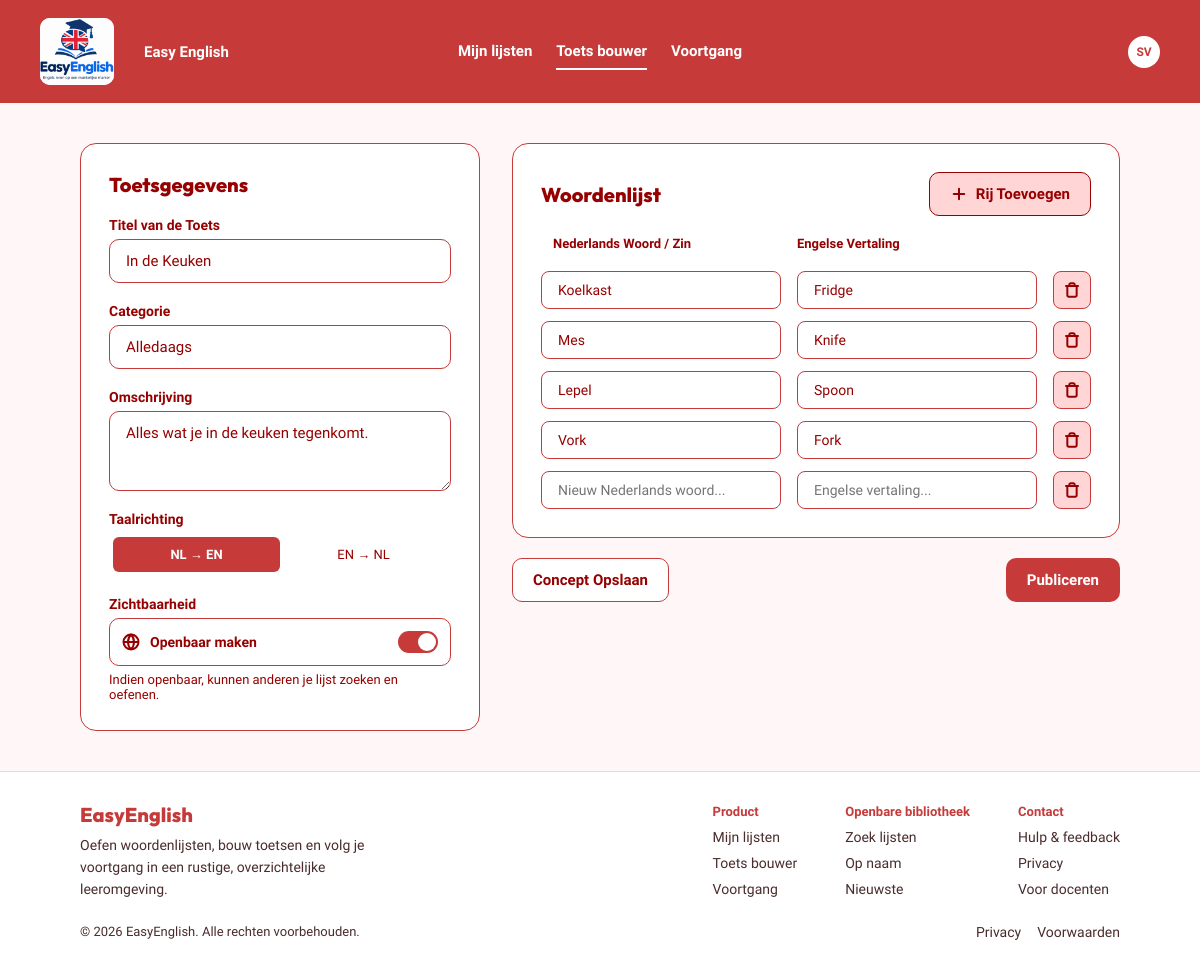
Page /toetsbouwer.php?id=2 (signed in) on the committed database.
### tables this page shows
CREATE TABLE users (
    id             INT AUTO_INCREMENT PRIMARY KEY,
    full_name      VARCHAR(100) NOT NULL,
    email          VARCHAR(150) NOT NULL UNIQUE,
    password_hash  VARCHAR(255) NOT NULL,
    default_public TINYINT(1) NOT NULL DEFAULT 0,
    is_admin       TINYINT(1) NOT NULL DEFAULT 0
);

CREATE TABLE word_lists (
    id           INT AUTO_INCREMENT PRIMARY KEY,
    user_id      INT NOT NULL,
    title        VARCHAR(150) NOT NULL,
    description  TEXT NULL,
    category     VARCHAR(50) NULL,
    direction    VARCHAR(5) NOT NULL DEFAULT 'nl-en',
    is_public    TINYINT(1) NOT NULL DEFAULT 0,
    is_published TINYINT(1) NOT NULL DEFAULT 0,
    FOREIGN KEY (user_id) REFERENCES users(id) ON DELETE CASCADE
);

CREATE TABLE words (
    id       INT AUTO_INCREMENT PRIMARY KEY,
    list_id  INT NOT NULL,
    dutch    VARCHAR(255) NOT NULL,
    english  VARCHAR(255) NOT NULL,
    position INT NOT NULL DEFAULT 0,
    FOREIGN KEY (list_id) REFERENCES word_lists(id) ON DELETE CASCADE
);

### classes/Database.php (called while the page is built)
<?php
class Database
{
    private static $pdo = null;
    public static function connect()
    {
        if (self::$pdo == null) {
            self::$pdo = new PDO('mysql:host=127.0.0.1;dbname=easyenglish;charset=utf8mb4', 'root', '');
            self::$pdo->setAttribute(PDO::ATTR_ERRMODE, PDO::ERRMODE_EXCEPTION);
            self::$pdo->setAttribute(PDO::ATTR_DEFAULT_FETCH_MODE, PDO::FETCH_ASSOC);
        }
        return self::$pdo;
    }
}

### includes/init.php (called while the page is built, shortened)
<?php
require_once __DIR__ . '/../classes/Database.php';
require_once __DIR__ . '/../classes/User.php';
require_once __DIR__ . '/../classes/WordList.php';
if (isset($_SESSION['user_id'])) {
    $userClass = new User();
    $user = $userClass->getById($_SESSION['user_id']);
}

### classes/User.php (called while the page is built, shortened)
<?php
class User
{
    private $db;
    public function __construct()
    {
        $this->db = Database::connect();
    }
    public function getById($id)
    {
        $stmt = $this->db->prepare('SELECT * FROM users WHERE id = ?');
        $stmt->execute([$id]);
        return $stmt->fetch();
    }
}

### classes/WordList.php (called while the page is built, shortened)
<?php
class WordList
{
    private $db;
    public function __construct()
    {
        $this->db = Database::connect();
    }
    public function getById($id)
    {
        $stmt = $this->db->prepare('
            SELECT word_lists.*, users.full_name,
                (SELECT COUNT(*) FROM words WHERE words.list_id = word_lists.id) AS word_count
            FROM word_lists
            JOIN users ON users.id = word_lists.user_id
            WHERE word_lists.id = ?
        ');
        $stmt->execute([$id]);
        return $stmt->fetch();
    }
    public function getWords($listId)
    {
        $stmt = $this->db->prepare('SELECT * FROM words WHERE list_id = ? ORDER BY position');
        $stmt->execute([$listId]);
        return $stmt->fetchAll();
    }
}

### toetsbouwer.php (the view, shortened to what this page needs)
<?php
require 'includes/init.php';
$wordList = new WordList();
$lijstTitel = '';
$omschrijving = '';
$categorie = '';
$woorden = [];
if (isset($_GET['id'])) {
    $lijst = $wordList->getById($_GET['id']);
    $id = $lijst['id'];
    $lijstTitel = $lijst['title'];
    $omschrijving = $lijst['description'];
    $categorie = $lijst['category'];
    $woorden = $wordList->getWords($id);
}
$actief = 'bouwer';
include 'includes/header.php';
?>
<main class="page">
    <form method="post" class="builder-layout">
        <div class="meta-column">
            <div class="card">
                <h2 class="card-title">Toetsgegevens</h2>
                <label class="field">
                    <span class="field-label">Titel van de Toets</span>
                    <input class="input" type="text" name="titel" value="<?= htmlspecialchars($lijstTitel) ?>" placeholder="bijv. Academische Kernwoorden" required>
                </label>
                <label class="field">
                    <span class="field-label">Categorie</span>
                    <input class="input" type="text" name="categorie" value="<?= htmlspecialchars($categorie) ?>" placeholder="bijv. Alledaags">
                </label>
                <label class="field">
                    <span class="field-label">Omschrijving</span>
                    <textarea class="input" name="omschrijving" rows="3" placeholder="Waar gaat deze lijst over?"><?= htmlspecialchars($omschrijving) ?></textarea>
                </label>
                <div class="field">
                    <span class="field-label">Taalrichting</span>
                    <div class="segmented">
                        <label>
                            <span>NL → EN</span>
                        </label>
                        <label>
                            <span>EN → NL</span>
                        </label>
                    </div>
                </div>
                <div class="field">
                    <span class="field-label">Zichtbaarheid</span>
                    <label class="switch-row">
                        <span class="switch-label"><img src="assets/icons/globe.svg" alt=""> Openbaar maken</span>
                        <span class="switch"></span>
                    </label>
                    <p class="help-text">Indien openbaar, kunnen anderen je lijst zoeken en oefenen.</p>
                </div>
            </div>
        </div>
        <div class="words-column">
            <div class="card">
                <div class="words-header">
                    <h2 class="card-title">Woordenlijst</h2>
                    <button type="button" class="btn btn-soft" onclick="rijToevoegen()">
                        <img src="assets/icons/plus.svg" alt=""> Rij Toevoegen
                    </button>
                </div>
                <div class="word-row word-row-head">
                    <span>Nederlands Woord / Zin</span>
                    <span>Engelse Vertaling</span>
                </div>
                <div id="rijen" class="word-rows">
                    <?php foreach ($woorden as $woord) { ?>
                        <div class="word-row">
                            <input class="input input-small" type="text" name="nederlands[]" value="<?= htmlspecialchars($woord['dutch']) ?>">
                            <input class="input input-small" type="text" name="engels[]" value="<?= htmlspecialchars($woord['english']) ?>">
                            <button type="button" class="icon-button icon-button-row" onclick="rijVerwijderen(this)">
                                <img src="assets/icons/trash.svg" alt="Verwijderen">
                            </button>
                        </div>
                    <?php } ?>
                    <div class="word-row">
                        <input class="input input-small" type="text" name="nederlands[]" placeholder="Nieuw Nederlands woord...">
                        <input class="input input-small" type="text" name="engels[]" placeholder="Engelse vertaling...">
                        <button type="button" class="icon-button icon-button-row" onclick="rijVerwijderen(this)">
                            <img src="assets/icons/trash.svg" alt="Verwijderen">
                        </button>
                    </div>
                </div>
            </div>
            <div class="builder-footer">
                <button class="btn btn-outline" type="submit" name="knop" value="concept">Concept Opslaan</button>
                <button class="btn btn-primary" type="submit" name="knop" value="publiceren">Publiceren</button>
            </div>
        </div>
    </form>
</main>
<?php include 'includes/footer.php'; ?>

### includes/header.php (shortened to what this page needs)
<?php
$voorletters = '';
if ($user) {
    $delen = explode(' ', $user['full_name']);
    $voorletters = strtoupper(substr($delen[0], 0, 1));
    if (count($delen) > 1) {
        $voorletters .= strtoupper(substr(end($delen), 0, 1));
    }
}
?>
<!DOCTYPE html>
<html lang="nl">
<head>
    <link rel="stylesheet" href="assets/css/styles.css">
</head>
<body>
<header class="topbar">
    <a class="brand" href="index.php">
        <img class="logo" src="assets/img/logo.png" alt="Easy English logo">
        <span class="brand-name">Easy English</span>
    </a>
    <?php if ($user) { ?>
        <nav class="main-nav">
            <a href="index.php" class="<?= $actief == 'lijsten' ? 'active' : '' ?>">Mijn lijsten</a>
            <a href="toetsbouwer.php" class="<?= $actief == 'bouwer' ? 'active' : '' ?>">Toets bouwer</a>
            <a href="voortgang.php" class="<?= $actief == 'voortgang' ? 'active' : '' ?>">Voortgang</a>
        </nav>
        <div class="header-right">
            <a class="avatar" href="instellingen.php" title="Instellingen"><?= htmlspecialchars($voorletters) ?></a>
        </div>
    <?php } ?>
</header>

### assets/css/styles.css (style rules this page uses)
:root { --rood: #c63a3a; --donkerrood: #960000; --roze: #ffd5d5; --achtergrond: #fff7f7; --bruin: #4a2c2c; --lijn: #e8d7d7; }
* { box-sizing: border-box; }
body { margin: 0; display: flex; flex-direction: column; min-height: 100vh; background: var(--achtergrond); color: var(--donkerrood); font-family: 'Geist', Arial, sans-serif; font-size: 15px; }
main { flex: 1; }
h1, h2, h3, p { margin: 0; }
a { color: inherit; }
button, input, select, textarea { font: inherit; color: inherit; }
button { cursor: pointer; }
img { display: block; }
.topbar { display: grid; grid-template-columns: 1fr auto 1fr; align-items: center; padding: 18px 40px; background: var(--rood); }
.brand { display: flex; align-items: center; gap: 30px; text-decoration: none; }
.logo { width: 74px; height: 67px; background: white; border-radius: 10px; object-fit: cover; }
.brand-name, .main-nav a { color: white; font-size: 15px; font-weight: 600; text-decoration: none; }
.main-nav { display: flex; gap: 24px; }
.main-nav a { padding: 8px 0; border-bottom: 2px solid transparent; }
.main-nav a:hover, .main-nav a.active { border-bottom-color: white; }
.header-right { display: flex; justify-content: flex-end; }
.avatar { display: flex; align-items: center; justify-content: center; width: 32px; height: 32px; background: white; color: var(--rood); border-radius: 50%; font-size: 12px; font-weight: 700; text-decoration: none; }
.page { display: flex; flex-direction: column; gap: 32px; max-width: 1280px; margin: 0 auto; padding: 40px 80px; width: 100%; }
.card { display: flex; flex-direction: column; gap: 20px; padding: 28px; background: white; border: 1px solid var(--rood); border-radius: 16px; }
.card-title, .section-title { font-family: 'Outfit', Arial, sans-serif; font-size: 20px; font-weight: 800; }
.help-text { font-size: 13px; }
.btn { display: inline-flex; align-items: center; justify-content: center; gap: 8px; padding: 12px 20px; border: 1px solid transparent; border-radius: 10px; font-size: 15px; font-weight: 600; text-decoration: none; }
.btn-primary { background: var(--rood); color: white; }
.btn-soft { background: var(--roze); color: var(--donkerrood); border-color: var(--donkerrood); }
.btn-outline { background: white; color: var(--donkerrood); border-color: var(--rood); }
.icon-button { display: flex; padding: 6px; background: var(--roze); border: 0; border-radius: 8px; }
.icon-button-row { padding: 10px; border: 1px solid var(--rood); }
.field { display: flex; flex-direction: column; gap: 6px; }
.field-label { font-size: 14px; font-weight: 600; }
.input { width: 100%; padding: 12px 16px; background: white; border: 1px solid var(--rood); border-radius: 10px; font-size: 15px; }
.input-small { padding: 10px 16px; border-radius: 8px; font-size: 14px; }
.segmented { display: flex; padding: 4px; background: white; border-radius: 8px; }
.segmented label { flex: 1; cursor: pointer; }
.segmented span { display: block; padding: 10px; border-radius: 6px; font-size: 13px; text-align: center; }
.segmented input:checked + span { background: var(--rood); color: white; font-weight: 700; }
.switch-row { display: flex; align-items: center; justify-content: space-between; padding: 12px; background: white; border: 1px solid var(--rood); border-radius: 10px; cursor: pointer; }
.switch-label { display: flex; align-items: center; gap: 10px; font-size: 14px; font-weight: 600; }
.switch { position: relative; width: 40px; height: 22px; background: var(--lijn); border-radius: 11px; }
.switch::after { content: ''; position: absolute; top: 2px; left: 2px; width: 18px; height: 18px; background: white; border-radius: 50%; }
.switch-input:checked + .switch { background: var(--rood); }
.switch-input:checked + .switch::after { left: 20px; }
.builder-layout, .detail-split { display: flex; align-items: flex-start; gap: 32px; }
.meta-column { width: 400px; flex-shrink: 0; }
.words-column { display: flex; flex: 1; flex-direction: column; gap: 20px; }
.words-header { display: flex; align-items: center; justify-content: space-between; }
.word-rows { display: flex; flex-direction: column; gap: 12px; }
.word-row { display: grid; grid-template-columns: 1fr 1fr 38px; gap: 16px; align-items: center; }
.word-row-head { padding: 0 12px; font-size: 13px; font-weight: 700; }
.builder-footer { display: flex; justify-content: space-between; }

### rows in the picture
users: full_name "SV"
word_lists: titel "In de Keuken", categorie "Alledaags", omschrijving "Alles wat je in de keuken tegenkomt."
words: dutch "Koelkast", english "Fridge"
words: dutch "Mes", english "Knife"
words: dutch "Lepel", english "Spoon"
words: dutch "Vork", english "Fork"
